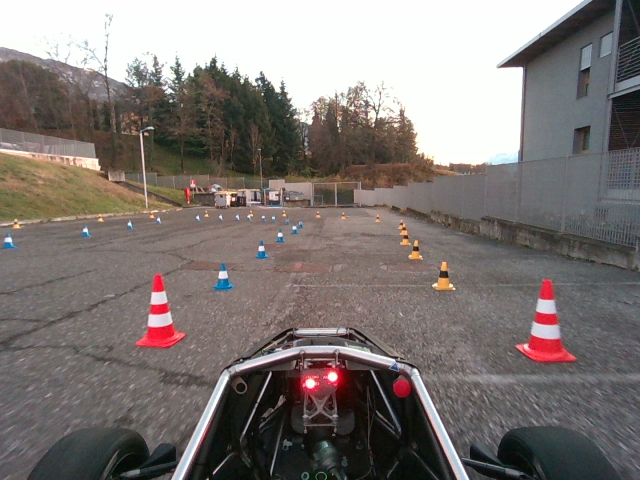
//> input picture images/frame_1.png, 640 x 480 px
$ ./perception_task   (built with g++ and OpenCV 4)
//> lines starting //> are read from the running program, lines starting //| are printed output that depends on the picture; after the words box and inside, x2 and y2 are one past the last pixel; in counts of white or black regions, pixels touching at a corner belong together
#include <opencv2/imgcodecs.hpp>
#include <opencv2/opencv.hpp>
#include <opencv2/features2d.hpp>
#include <opencv2/highgui.hpp>
#include <opencv2/imgproc.hpp>
#include <iostream>

using namespace std;
using namespace cv;


int hmin = 0, smin = 0, vmin = 0;
int hmax = 179, smax = 255, vmax = 255;
int lower, upper;


void onTrackbarChange(int , void*){}

// [204 lines left out: functions drawLegend, redConesDetection, blueConesDetection, yellowConesDetection, not called in this run]

void drawBlueEdge(Mat& first_frame, vector<Point>& blue_centers ){
    vector<Point> sorted_cones = blue_centers;
    sort(sorted_cones.begin(), sorted_cones.end(), [](const Point&a, const Point& b){
        return a.x < b.x;
    });

    float mean_x = 0;
    for (auto& p : sorted_cones) mean_x += p.x;
        mean_x /= sorted_cones.size();

    vector<Point> leftCones, rightCones;
    for (auto& p : sorted_cones) {
        if (p.x < mean_x) leftCones.push_back(p);
        else rightCones.push_back(p);
    }

    for (size_t i=1; i<leftCones.size(); ++i){
        line(first_frame, leftCones[i-1], leftCones[i], Scalar(255,0,0), 2, LINE_AA);
    }

    vector <Point> sorted_right = rightCones;
    sort(sorted_right.begin(), sorted_right.end(), [] (const Point& a, const Point& b ){
        return a.y< b.y;
    });

    for (size_t i=1; i<sorted_right.size(); ++i){
        line(first_frame, sorted_right[i-1], sorted_right[i], Scalar(255, 0, 0), 2, LINE_AA);
    }

    line(first_frame, leftCones.back(), sorted_right.front(), Scalar(255, 0, 0), 2, LINE_AA);
}

// [116 lines left out: functions drawYellowEdge, drawRedLine, create_mask1, create_mask2, odometry, not called in this run]

void menu(Mat &first_frame){
    vector<string> lines = {
        "CONTROLS",
        "[s] show frames",
        "[d] cones detection",
        "[e] racetrack edges",
        "[o] odometry",
        "[t] mask trackbar",
        "[r] reset",
        "[ESC] exit"
    };

    int fontFace = FONT_HERSHEY_SIMPLEX;
    double fontScale = 0.5;
    int thickness = 1;
    int lineSpacing = 30;

    int baseline = 0;
    int maxWidth = 0;
    for (const auto &line : lines) {
        Size textSize = getTextSize(line, fontFace, fontScale, thickness, &baseline);
        if (textSize.width > maxWidth) maxWidth = textSize.width;
    }

    int totalHeight = lines.size() * lineSpacing + 20;

    int rectX = (first_frame.cols - maxWidth) / 2 - 20;
    int rectY = (first_frame.rows - totalHeight) / 2 - 10;
    int rectWidth = maxWidth + 40;
    int rectHeight = totalHeight + 20;


    Mat overlay;
    first_frame.copyTo(overlay);
    rectangle(overlay, Rect(rectX, rectY, rectWidth, rectHeight), Scalar(30, 30, 30), FILLED);
    addWeighted(overlay, 0.5, first_frame, 0.3, 0, first_frame);

    int y = rectY + 40;
    for (size_t i = 0; i < lines.size(); ++i) {
        Scalar color;
        if (i == 0) color = Scalar(255, 255, 0);
        else if (lines[i].find("ESC") != string::npos) color = Scalar(0, 0, 255);
        else color = Scalar(255, 255, 255);

        putText(first_frame, lines[i],
                Point(rectX + 20, y),
                fontFace, fontScale, color, thickness + (i == 0 ? 1 : 0));
        y += lineSpacing;
    }
}


int main(){
    Mat first_frame = imread("../images/frame_1.png");
//> first_frame is the input picture: 480 rows x 640 cols, CV_8UC3; mean B, G, R 117.4, 120.4, 127.4
    Mat second_frame= imread("../images/frame_2.png");
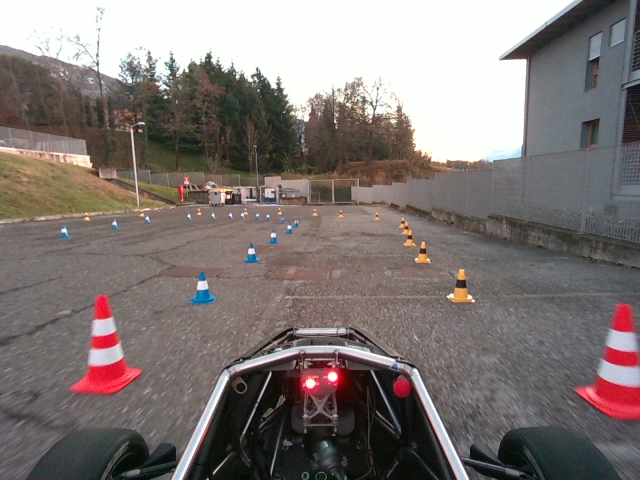
//> input picture images/frame_2.png, 640 x 480 px
//> second_frame is the input picture: 480 rows x 640 cols, CV_8UC3; mean B, G, R 117.3, 119.7, 128.1

    Mat frame_odometry = first_frame.clone();

    if (first_frame.empty()){
        return -1;
    }


    Mat frame_HSV;
    cvtColor(first_frame, frame_HSV, COLOR_BGR2HSV);
//> frame_HSV: 480 rows x 640 cols, CV_8UC3; mean H, S, V 55.8, 37.3, 130

    vector <Point> blue_centers;
    vector <Point> yellow_centers;
    vector <Point> red_centers;

    namedWindow("TrackBars", WINDOW_AUTOSIZE);

    createTrackbar("Hue Min", "TrackBars", &hmin, 179, onTrackbarChange);
    createTrackbar("Hue Max", "TrackBars", &hmax, 179, onTrackbarChange);
    createTrackbar("Sat Min", "TrackBars", &smin, 255, onTrackbarChange);
    createTrackbar("Sat Max", "TrackBars", &smax, 255, onTrackbarChange);
    createTrackbar("Val Min", "TrackBars", &vmin, 255, onTrackbarChange);
    createTrackbar("Val Max", "TrackBars", &vmax, 255, onTrackbarChange);

    setTrackbarPos("Hue max", "TrackBars", 179);
    setTrackbarPos("Sat max", "TrackBars", 255);
    setTrackbarPos("Val max", "TrackBars", 255);

    Mat odometry_result;

    bool show_detection = false;
    bool show_edges = false;
    bool show_odometry = false;
    bool show_trackbar = false;
    bool show_frames = false;
    bool show_menu = true;

    while (true){
        Mat display = first_frame.clone();

        if (show_frames){
            imshow("frame1", display);
            imshow("frame2", second_frame);
        }else{
            destroyWindow("frame1");
            destroyWindow("frame2");
        }

        if (show_detection){
            redConesDetection(display, frame_HSV, red_centers);
            blueConesDetection(display, frame_HSV, blue_centers);
            yellowConesDetection(display, frame_HSV, yellow_centers);
            drawLegend(display);
        }

        if (show_edges){
            drawBlueEdge(display, blue_centers);
            drawYellowEdge(display, yellow_centers);
            drawRedLine(display, red_centers);
        }

        if (show_odometry){
            if (odometry_result.empty()){
                odometry_result = odometry(display, second_frame);
            }
            imshow("matches", odometry_result);
        }else{
            destroyWindow("matches");
            odometry_result.release();
        }

        if (show_trackbar){
            Mat trial_mask, result_mask;

            hmin = getTrackbarPos("Hue Min", "TrackBars");
            hmax = getTrackbarPos("Hue Max", "TrackBars");
            smin = getTrackbarPos("Satu Min", "TrackBars");
            smax = getTrackbarPos("Sat Max", "TrackBars");
            vmin = getTrackbarPos("Val Min", "TrackBars");
            vmax = getTrackbarPos("Val Max", "TrackBars");

            Scalar lower(hmin, smin, vmin);
            Scalar upper(hmax, smax, vmax);
            inRange(frame_HSV, lower, upper, trial_mask);

            bitwise_and(first_frame, first_frame, result_mask, trial_mask);

            imshow("mask applied", result_mask);
        }else{
            destroyWindow("mask applied");
        }

        if (show_menu){
            menu(display);
//> in menu, `rectangle(overlay, Rect(rectX, rectY, rectWidth, rectHeight), Scalar(3..`:
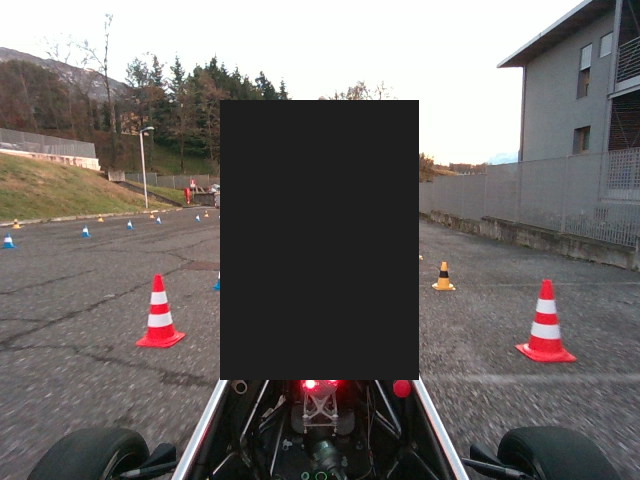
//> overlay: 480 rows x 640 cols, CV_8UC3; 18.14% of pixels changed, all inside (x1, y1, x2, y2) = (220, 100, 419, 380)
//> in menu, `addWeighted(overlay, 0.5, first_frame, 0.3, 0, first_frame);`:
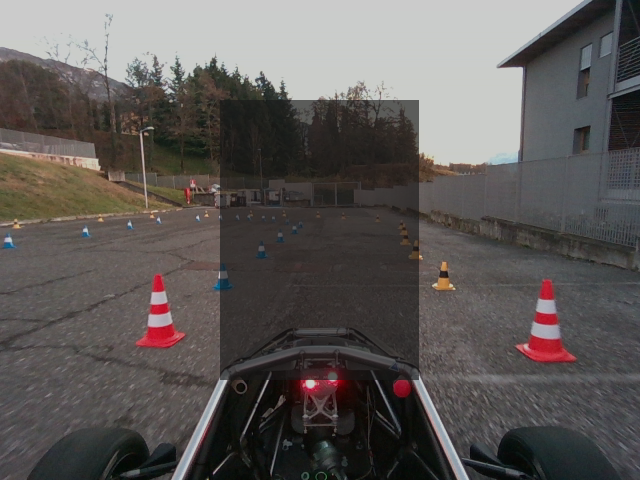
//> first_frame: 480 rows x 640 cols, CV_8UC3; mean B, G, R 87.6, 89.4, 93.8
//> the loop in menu, `for (size_t i = 0; i < lines.size(); ++i)` made 8 passes
//> pass 1, in menu, `putText(first_frame, lines[i], Point(rectX + 20, y), fontFace, fontSca..`:
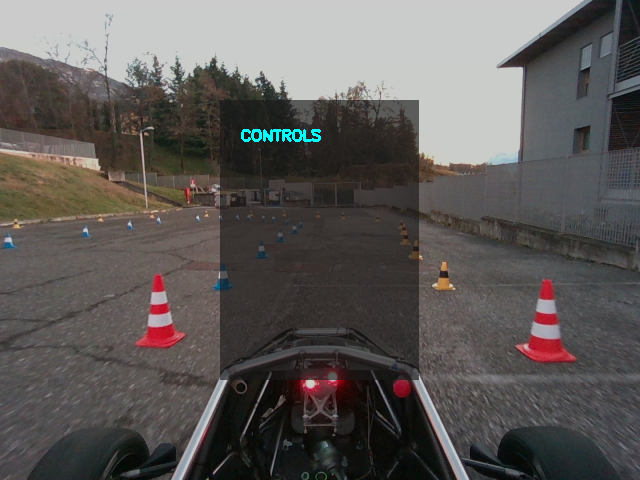
//> first_frame: 480 rows x 640 cols, CV_8UC3; 0.2% of pixels changed, all inside (x1, y1, x2, y2) = (241, 129, 321, 142)
//> pass 2, in menu, `putText(first_frame, lines[i], Point(rectX + 20, y), fontFace, fontSca..`:
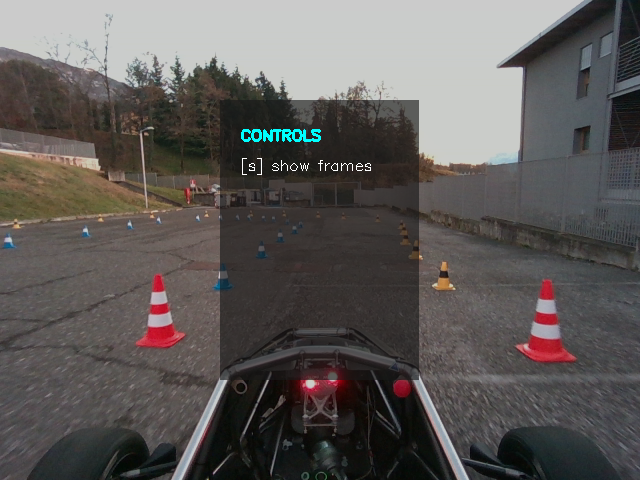
//> first_frame: 480 rows x 640 cols, CV_8UC3; 0.09% of pixels changed, all inside (x1, y1, x2, y2) = (242, 158, 371, 175)
//> pass 3, in menu, `putText(first_frame, lines[i], Point(rectX + 20, y), fontFace, fontSca..`:
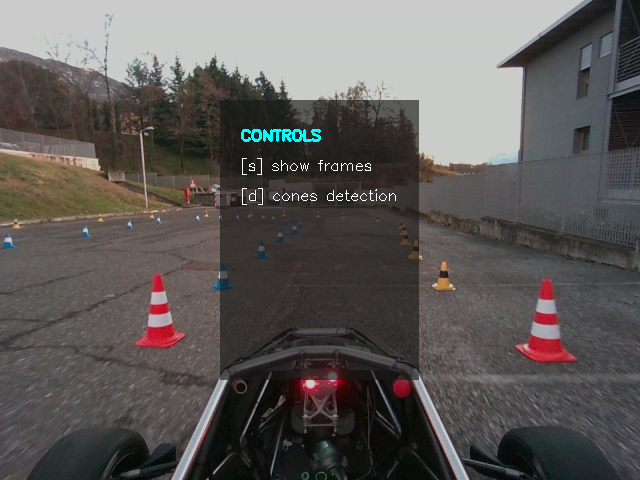
//> first_frame: 480 rows x 640 cols, CV_8UC3; 0.11% of pixels changed, all inside (x1, y1, x2, y2) = (242, 188, 396, 205)
//> after the loop in menu, `for (size_t i = 0; i < lines.size(); ++i)`:
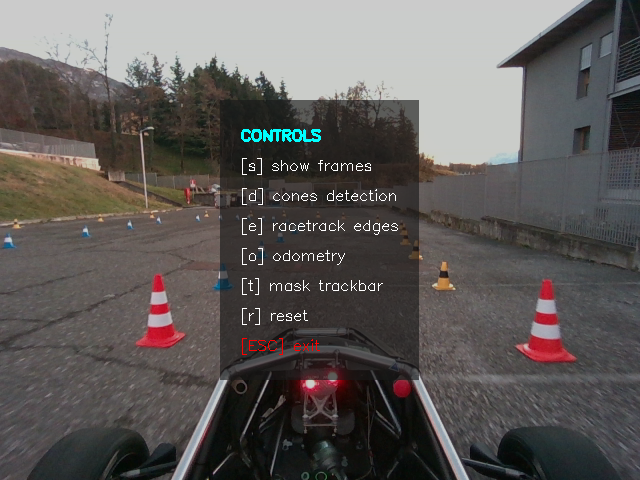
//> first_frame: 480 rows x 640 cols, CV_8UC3; 0.4% of pixels changed, all inside (x1, y1, x2, y2) = (242, 218, 398, 355)
//> after the loop in menu, `for (size_t i = 0; i < lines.size(); ++i)`: y = 380
        }

        imshow("Perception Task", display);

        char key = (char)waitKey(30);
//> the 'e' key is pressed
        if (key == 27) break;

        switch (key){
            case 's':
                show_frames = !show_frames;
                show_menu = !show_menu;
                break;
            case 'd':
                show_detection = !show_detection;
                show_menu = !show_menu;
                break;
            case 'e':
                show_edges = !show_edges;
                show_menu = !show_menu;
                break;
            case 'o':
                show_odometry = !show_odometry;
                show_menu = !show_menu;
                break;
            case 't':
                show_trackbar = !show_trackbar;
                show_menu = !show_menu;
                break;
            case 'r':
                show_detection = false;
                show_edges = false;
                show_odometry = false;
                show_trackbar = false;
                show_frames = false;
                red_centers.clear();
                blue_centers.clear();
                yellow_centers.clear();
                show_menu = true;
                break;
        }
    }

    destroyAllWindows();
    return 0;
}
